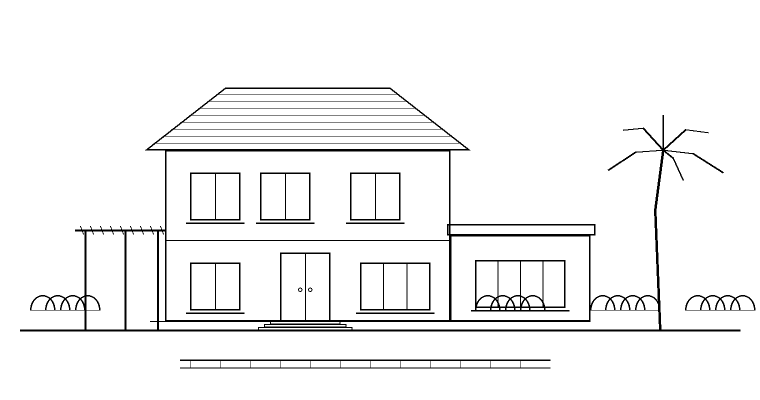
#> input picture sketch-to-photoreal-render/assets/test_sketch.png, 1520 x 800 px (shown at 1/2 size)
$ python -i render.py   (imports and definitions only)
#> lines starting #> are read from the running program, lines starting #| are printed output that depends on the picture; after the words box and inside, x2 and y2 are one past the last pixel; in counts of white or black regions, pixels touching at a corner belong together
#!/usr/bin/env python3
"""render.py - sketch / plan / SketchUp export -> photoreal architectural render, 1K first.

Gemini (gemini-3-pro-image, legacy generateContent) makes the pixels. This CLI wraps the
local app's pipeline around one call per pass: the source is edge-extended to the nearest
aspect ratio the model offers, rendered at that ratio, the source's own rectangle is cropped
back out, and every pass ships a before/after comparison sheet.

Standing policy (quoted, not paraphrased):

    Final rule: Always render edits in 1K first, then enhance to 4K only after explicit
    confirmation.

    in all the future render, after every render i want comparison sheet to cross verify.
    update everywhere.

Commands
    check [--online]          environment, sheet font, key source, model; --online makes the
                              FREE models.get metadata call (never billed)
    render <input> [...]      first pass from a sketch, plan, export or PDF (page 1), at 1K
    revise <render> --notes   one change on the current render, at 1K
    patch <render> --box x0,y0,x1,y1 --notes   local edit of one region, at 1K
    upscale <render> --confirmed               4K re-render of ONE approved image
    sheet <render>            rebuild that pass's comparison sheet (local, free)
    status [DIR]              jobs, passes, files, warnings, attempts and list-price cost

Spend gate: render / revise / patch without --dry-run, --prompt-only or --spend-ok print an
estimate and exit 3 without reading the API key. upscale without --confirmed exits 2 (and
prints what the 4K pass would cost if the user approves that file).

Exit codes: 0 done; 1 error; 2 refused (policy gate or bad arguments); 3 spend gate
(estimate printed, nothing sent); 4 delivered but needs attention (re-framed, lineage
warning, wrong size tier, or the comparison sheet is missing).

Nothing is ever written inside the skill folder: pass --out for the bundled test sketch.

Standard library + Pillow (+ PyMuPDF for PDF input). The two vendored modules,
_render_common.py and comparison_sheet.py, are byte-identical copies of the originals; every
adaptation lives in this file.
"""
import argparse, atexit, glob, http.client, json, math, os, re, shutil, sys, tempfile, time
import unicodedata, urllib.error, urllib.parse, urllib.request
from datetime import datetime

# The installed skill folder may be synced, zipped or uploaded: never leave __pycache__ in it.
sys.dont_write_bytecode = True

HERE = os.path.dirname(os.path.abspath(__file__))          # <skill>/scripts
SKILL_DIR = os.path.dirname(HERE)                           # <skill>

# [5 lines not run here, left out]


# ===================================================== sheet font (before the sheet import)
# comparison_sheet.py reads COMPARISON_FONT_DIR when it is imported and otherwise looks only
# in C:\Windows\Fonts. On macOS or Linux, find Century Gothic (or URW Gothic, the closest
# geometric sans) and hand it over through that variable - without editing the vendored file
# and without bundling the font, which is licensed.
WIN_GOTHIC = r"C:\Windows\Fonts\GOTHIC.TTF"


def font_candidates():
    """(label, regular, bold) places Century Gothic or URW Gothic is commonly installed."""
    home = os.path.expanduser("~")
    cands = []
    la = os.environ.get("LOCALAPPDATA", "")
    if la:
        d = os.path.join(la, "Microsoft", "Windows", "Fonts")
        cands.append(("Century Gothic (per-user Windows fonts)",
                      os.path.join(d, "GOTHIC.TTF"), os.path.join(d, "GOTHICB.TTF")))
    mac = ["/Library/Fonts", "/Library/Fonts/Microsoft", os.path.join(home, "Library", "Fonts")]
    mac += ["/Applications/Microsoft %s.app/Contents/Resources/DFonts" % app
            for app in ("Word", "PowerPoint", "Excel", "Outlook")]
    for d in mac:
        cands.append(("Century Gothic (%s)" % d, os.path.join(d, "Century Gothic.ttf"),
                      os.path.join(d, "Century Gothic Bold.ttf")))
        cands.append(("Century Gothic (%s)" % d, os.path.join(d, "GOTHIC.TTF"),
                      os.path.join(d, "GOTHICB.TTF")))
    for d in ("/usr/share/fonts/opentype/urw-base35", "/usr/share/fonts/urw-base35",
              "/usr/share/fonts/OTF", "/usr/local/share/fonts",
              os.path.join(home, ".local", "share", "fonts"), os.path.join(home, ".fonts")):
        cands.append(("Century Gothic (%s)" % d, os.path.join(d, "GOTHIC.TTF"),
                      os.path.join(d, "GOTHICB.TTF")))
        cands.append(("URW Gothic (%s) - the closest geometric sans, substituted for "
                      "Century Gothic" % d, os.path.join(d, "URWGothic-Book.otf"),
                      os.path.join(d, "URWGothic-Demi.otf")))
    return cands


def setup_sheet_fonts(win_regular=WIN_GOTHIC, candidates=None):
    """Make Century Gothic (or the nearest substitute) visible to comparison_sheet.py.
    Returns (status line, substituted?)."""
#> called with win_regular = 'C:\\Windows\\Fonts\\GOTHIC.TTF'
    given = os.environ.get("COMPARISON_FONT_DIR", "").strip()
    if given:
        ok = os.path.isfile(os.path.join(given, "GOTHIC.TTF"))
        return ("COMPARISON_FONT_DIR=%s (%s)" % (given, "GOTHIC.TTF found" if ok else
                "GOTHIC.TTF missing there - sheets fall back to Pillow's default font"), False)
    if os.path.isfile(win_regular):
        return ("Century Gothic (%s)" % os.path.dirname(win_regular), False)
    for label, reg, bold in (font_candidates() if candidates is None else candidates):
        if not os.path.isfile(reg):
            continue
        tmp = tempfile.mkdtemp(prefix="render-skill-fonts-")
        atexit.register(shutil.rmtree, tmp, True)
        shutil.copyfile(reg, os.path.join(tmp, "GOTHIC.TTF"))
        shutil.copyfile(bold if os.path.isfile(bold) else reg, os.path.join(tmp, "GOTHICB.TTF"))
        os.environ["COMPARISON_FONT_DIR"] = tmp
        return ("%s, copied to %s as GOTHIC.TTF / GOTHICB.TTF" % (label, tmp), True)
    return ("NOT FOUND - sheets use Pillow's default font. Install Century Gothic (or on "
            "Linux: apt install fonts-urw-base35) for correctly styled sheets", True)


FONT_STATUS, FONT_SUBSTITUTED = setup_sheet_fonts()

REQUIREMENTS = os.path.join(HERE, "requirements.txt")
sys.path.insert(0, HERE)
import _render_common as rc                         # noqa: E402  (vendored, byte-identical)
import comparison_sheet as cs                       # noqa: E402  (vendored, byte-identical)
try:
    from PIL import Image, ImageOps                 # noqa: E402
except ImportError:
    sys.exit("!! Pillow is not installed for this Python (%s).\n   Install it, then run "
             "'render.py check' again:\n     \"%s\" -m pip install -r \"%s\""
             % (sys.executable, sys.executable, REQUIREMENTS))

# [2 lines not run here, left out]


# ================================================================== constants
# Lifted from the local app (app.py) unless marked otherwise.
DRAFT_SIZE = os.environ.get("IMAGE_SIZE", rc.DEFAULT_IMAGE_SIZE)
MAX_ATTEMPTS = 3                 # skill rule: a retry count is never raised to rescue a prompt


def env_attempts():
    """ATTEMPTS from the environment (default 2). Returns (n, note); a value that is not a
    whole number falls back to 2 with a note instead of crashing every command."""
    raw = os.environ.get("ATTEMPTS", "").strip()
    if not raw:
        return 2, None
    try:
        return max(1, int(raw)), None
    except ValueError:
        return 2, "ATTEMPTS=%r is not a whole number - using the default of 2" % raw


ATTEMPTS, ATTEMPTS_NOTE = env_attempts()   # every attempt is billed
FEED_MAX_EDGE = 2400            # the model outputs ~1K; feeding more is wasted payload
USD_PER_1K_IMAGE = 0.134        # list price, from CLAUDE.md
INR_PER_USD = rc.INR_PER_4K_IMAGE / rc.USD_PER_4K_IMAGE
MODEL = os.environ.get("MODEL", rc.MODEL)
# The vendored generate() builds its URL from the model id and the key. A space or control
# character in MODEL (e.g. a stray trailing space in $env:MODEL) would make urllib raise an
# error whose text is that URL, key included - so a malformed id is refused before any call.
MODEL_OK = bool(re.fullmatch(r"[A-Za-z0-9._-]{1,100}", MODEL))
MODEL_PROBLEM = ("the MODEL environment variable %r is not a valid model id (letters, digits, "
                 "'.', '_' and '-' only - a stray space or quote?). Fix or remove it; the "
                 "default is %s." % (MODEL, rc.MODEL))
NOTES_MAX = 4000
# Local files, not web uploads: images up to 100 MP are accepted (the local app caps uploads at 40 MP;
# the 9999 px SketchUp exports in this tree are 43-51 MP). The PDF dpi formula keeps 40 MP.
PIXEL_CAP = 100_000_000
PDF_PIXEL_CAP = 40_000_000
Image.MAX_IMAGE_PIXELS = PIXEL_CAP
GOOGLE_API_BASE = "https://generativelanguage.googleapis.com"

IMAGE_EXT = {"png", "jpg", "jpeg", "webp"}
RATIOS = {"1:1": 1.0, "2:3": 2 / 3, "3:2": 1.5, "3:4": 0.75, "4:3": 4 / 3, "4:5": 0.8,
          "5:4": 1.25, "9:16": 9 / 16, "16:9": 16 / 9, "21:9": 21 / 9}
DOS_DEVICES = ({"CON", "PRN", "AUX", "NUL"} | {"COM%d" % i for i in range(1, 10)}
               | {"LPT%d" % i for i in range(1, 10)})

CANVAS_NOTE = (
    "\n\nCANVAS: the attached image has been extended with a thin {where} band of smeared, "
    "stretched edge pixels so it fits the output format. That band is filler, not design. "
    "Keep the whole scene exactly where it sits in the canvas at exactly its size - do not "
    "re-centre, zoom or crop to use the band - and simply continue the surroundings (sky, "
    "ground) into it."
)

REVISE_HEADER = (
    "EDIT THIS PHOTOGRAPH. Its framing is already correct; keep it high-end DSLR "
    "architectural photography. Keep the camera, framing, every wall, opening, slab, "
    "roof, pool, deck, plant position, the light and the colour grade identical, and "
    "add or remove nothing, EXCEPT for these changes:"
)

# The 4K brief deliberately omits FIDELITY_PROMPT's materials paragraph: it names
# example finishes (terracotta tiles) and on a job whose approved scheme differs it
# quietly undoes the approval during the resolution pass (see upscale_to_4k.py
# --prompt-file). The approved image itself is the materials reference here.
UPSCALE_LOOK = (
    "OUTPUT LOOK: high-end DSLR architectural photography - true perspective, physically "
    "correct exposure, sharp focus, natural lighting, accurate white balance, faint natural "
    "sensor grain. No CGI / 3D-render look, no illustration, no text, no logos, no people."
)
LOCKED_FINISHES = (
    "LOCKED FINISHES: every material, colour, plant, texture and light in the attached "
    "approved image is final. Reproduce them exactly at higher resolution. Do not substitute "
    "any finish for another, however typical the alternative may be."
)

# From project 18/render_p18_1k.py lines 54-60.
# The shared fidelity brief names terracotta tiles as its example roof finish. This villa has
# flat membrane roofs, and with that line in the prompt view 04's first pass came back with
# red tiled hip roofs (21 Sep 2026). Drop the example here only; the shared helper is untouched.
TERRACOTTA = "terracotta roof tiles with true clay colour variation and weathering; "
# [2 lines not run here, left out]
FIDELITY = rc.FIDELITY_PROMPT.replace(TERRACOTTA, "")

# From project 18/patch_p18_1k.py lines 39-45 (project 19's patch method).
FEATHER = 36

HEADER = ("EDIT THIS PHOTOGRAPH. It is a close-up crop of a larger architectural photograph and will be "
          "pasted back into it, so keep the camera, framing, scale, light and colour grade identical. The "
          "change below is required and must be clearly visible; everything else in the crop stays exactly "
          "as it is. Make this change:")
TAIL = "\n\nOutput ONE photograph with exactly the same framing as this crop."

REMINDER = (
    "REFUSING to run: 4K rendering needs explicit confirmation.\n"
    "\n"
    "Standing policy, quoted:\n"
    "  \"Final rule: Always render edits in 1K first, then enhance to 4K only after explicit\n"
    "  confirmation.\"\n"
    "4K is ONLY for one image the user has already seen on its comparison sheet and approved by\n"
    "name - never for drafts, edits or revisions, and never for a whole set at once. \"Looks good\"\n"
    "on a set, or \"make it sharper\", is not approval: ask which single image.\n"
    "\n"
    "If the user has approved this exact image, re-run with --confirmed:\n"
    "  python render.py upscale --confirmed <approved image>"
)

EXIT_OK, EXIT_ERROR, EXIT_REFUSED, EXIT_SPEND_GATE, EXIT_ATTENTION = 0, 1, 2, 3, 4


class Refused(Exception):
    """A policy gate or bad argument: exit 2, nothing spent."""


class Failed(Exception):
    """An error the user must fix: exit 1."""


# =============================================================== small utils
def now():
    return datetime.now().isoformat(timespec="seconds")


# [10 lines left out: function rel, not called in this run]


def absp(out, relpath):
    return os.path.normpath(os.path.join(out, relpath))


def same_path(a, b):
    return os.path.normcase(os.path.abspath(a)) == os.path.normcase(os.path.abspath(b))


# [50 lines left out: functions safe_name, free_stem, next_rev_stem, not called in this run]


def price(size):
    return rc.USD_PER_4K_IMAGE if str(size).upper() == "4K" else USD_PER_1K_IMAGE


# [50 lines left out: functions replace_retry, write_text, load_key, not called in this run]


MISSING_KEY = """!! No Gemini API key found. Looked in: the environment (GOOGLE_API_KEY, then
   GEMINI_API_KEY), %s, and %s.
   Set it yourself as a USER environment variable - never paste it into the chat:
     Windows : Settings > System > About > Advanced system settings > Environment Variables
               > User variables > New...   Name: GOOGLE_API_KEY   Value: your key
               (or, in your own PowerShell window:
                [Environment]::SetEnvironmentVariable("GOOGLE_API_KEY", "<your key>", "User") )
     macOS / Linux : add   export GOOGLE_API_KEY="<your key>"   to ~/.zshrc or ~/.bashrc
   Then restart Claude Code (a running session does not see new variables) and run
     python render.py check
   Prefer the environment variable to a .env file, and never put a .env inside a skill
   folder that is copied, zipped or uploaded.
   Create the key at aistudio.google.com/apikey in a billing-enabled Google Cloud project
   that has a monthly spend cap (aistudio.google.com/spend)."""


class _Redactor:
    """A stdout / stderr wrapper that masks the API key. A second safeguard: the vendored
    generate() puts the key in its URL and prints exception text, so if any library error
    ever echoes that URL, the key still never reaches the transcript."""

    def __init__(self, stream, secret):
        self._stream, self._secret = stream, secret

    # [4 lines left out: function write, not called in this run]

    def __getattr__(self, name):
        return getattr(self._stream, name)


# [23 lines left out: functions redact_key_in_output, require_key, not called in this run]


# ======================================================= what each HTTP call cost
# generate() reports every failure the same way (it prints and returns None), but they cost
# different amounts: an HTTP 200 is billed whether or not it carries an image; an HTTP error
# response is normally not billed; a request that never left this machine (bad URL, refused
# connection, DNS failure) cannot be. This wrapper records what each urlopen() call generate()
# makes actually did, without touching the vendored file.
CALLS = []                                      # [("ok"|"http"|"not_sent"|"unknown", code)]
_real_urlopen = urllib.request.urlopen


# [14 lines left out: function _tracked_urlopen, not called in this run]


def track_calls():
    urllib.request.urlopen = _tracked_urlopen


# [11 lines left out: function test_endpoint, not called in this run]


def api_base():
    return test_endpoint() or GOOGLE_API_BASE


# [5 lines left out: function point_generate_at_endpoint, not called in this run]


# ================================================================ image prep
ALPHA_MODES = ("RGBA", "LA", "PA", "RGBa", "La")


# [8 lines left out: function flatten, not called in this run]


def plan_pad(w, h):
    """Supported ratio reachable with the least padding, and which axis grows."""
    r = w / h
    best = None
    for name, R in RATIOS.items():
        if R >= r:
            frac, axis = (h * R - w) / w, "x"
        else:
            frac, axis = (w / R - h) / h, "y"
        if best is None or frac < best[0]:
            best = (frac, name, axis)
    return best[1], best[2], best[0]


def pad_to(im, dst):
    """Edge-extend im to the planned ratio and save it. Returns (ratio name, axis that
    grew or None, box) where box is the source rectangle inside the canvas as fractions."""
    w, h = im.size
    name, axis, frac = plan_pad(w, h)
    R = RATIOS[name]
    if axis == "x":
        W, H = int(round(h * R)), h
    else:
        W, H = w, int(round(w / R))
    W, H = max(W, w), max(H, h)
    l, t = (W - w) // 2, (H - h) // 2
    c = Image.new("RGB", (W, H))
    c.paste(im, (l, t))
    if axis == "x" and W > w:
        if l:
            c.paste(im.crop((0, 0, 1, h)).resize((l, h)), (0, 0))
        if W - w - l:
            c.paste(im.crop((w - 1, 0, w, h)).resize((W - w - l, h)), (l + w, 0))
    elif axis == "y" and H > h:
        if t:
            c.paste(im.crop((0, 0, w, 1)).resize((w, t)), (0, 0))
        if H - h - t:
            c.paste(im.crop((0, h - 1, w, h)).resize((w, H - h - t)), (0, t + h))
    c.save(dst, quality=96)
    grew = axis if (W > w or H > h) else None
    return name, grew, (l / W, t / H, (l + w) / W, (t + h) / H)


# [232 lines left out: functions crop_back, shrink_for_feed, prepare_feed, fake_render, feather_mask, probe_input and 6 more, not called in this run]


# A revise or patch keeps the camera; notes asking it to move cannot be honoured and only
# spend money on a self-contradictory prompt (the header says to keep the camera identical).
CAMERA_WORDS = re.compile(
    r"\b((?:move|lower|raise|tilt|rotate|turn|swing|pull back) the camera|"
    r"camera (?:angle|position|height|lower|higher)|"
    r"viewpoint|vantage point|point of view|zoom(?:ed)? (?:in|out)|re-?frame|"
    r"re-?compose|crop (?:in|out|to)|wider (?:shot|view|angle)|closer (?:shot|view)|"
    r"(?:other|garden|rear|back|opposite|street) side of the (?:villa|house|building)|"
    r"from the (?:garden|rear|back|street|other) side|bird'?s[- ]eye|eye[- ]level|"
    r"aerial view|(?:lower|higher|different|new) (?:camera )?angle|three-quarter view)\b", re.I)


# [56 lines left out: functions warn_camera_change, compose_notes, _clean_list, _brief_text, not called in this run]


BRIEF_LIMITS = (("elements", 30, 160), ("finishes", 15, 120), ("cautions", 10, 160))


# [59 lines left out: functions load_brief, build_prompt, not called in this run]


LATER_CHANGES = "Later changes, already made in the approved image (do not apply them again):"


# [32 lines left out: functions upscale_notes, build_patch_prompt, not called in this run]


# ================================================================== job ledger
def jobs_dir(out):
    return os.path.join(out, "_jobs")


def job_path(out, stem):
    return os.path.join(jobs_dir(out), stem + ".json")


# [89 lines left out: functions load_job, save_job, all_jobs, file_sha256, find_or_new_job, find_job_for_file and 2 more, not called in this run]


def sheet_path_for(out, ps):
    return os.path.join(out, "_Before After - %s.jpg" % ps["out_stem"])


# [53 lines left out: functions adopt_sheet, gate_current, lock_folder, not called in this run]


lock_folder.fds = []


# ================================================================== the passes
# [690 lines left out: functions new_pass, pass_cost, set_cost, attempts_summary, finish_pass, tally and 20 more, not called in this run]


class _NoRedirect(urllib.request.HTTPRedirectHandler):
    def redirect_request(self, *a, **k):
        return None


# [180 lines left out: functions cmd_check, build_parser, main, not called in this run]


# [2 lines not run here, left out]

>>> from PIL import Image
>>> picture = Image.open('../assets/test_sketch.png')
#> picture is the input picture: PIL image 1520x800 RGB; values 20 (black) and 255 (white), 95.6% white; 16 black regions, largest, box (x1, y1, x2, y2) and area: (40, 175, 1481, 663) 35914, (360, 719, 1101, 737) 3861, (942, 520, 1139, 623) 3573
>>> result = pad_to(picture, 'out.png')
#> in pad_to, `c = Image.new("RGB", (W, H))`: c: PIL image 1520x855 RGB; every value is 0
#> in pad_to, `c.paste(im, (l, t))`:
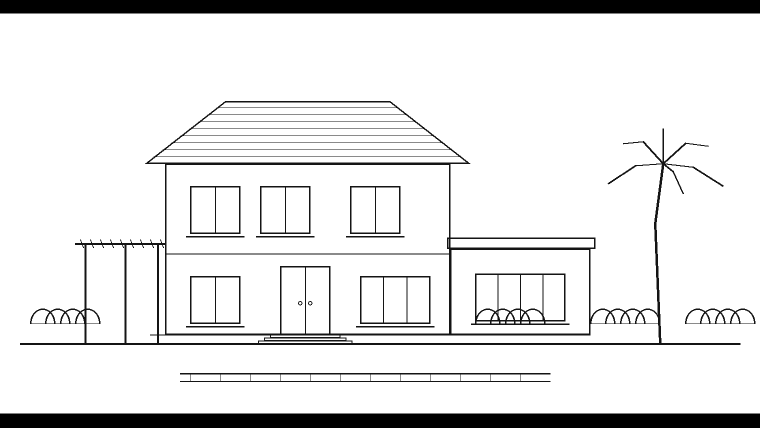
#> c: PIL image 1520x855 RGB (shown at 1/2 size); min 0, max 255, mean 228.9
#> in pad_to, `c.paste(im.crop((0, 0, w, 1)).resize((w, t)), (0, 0))`:
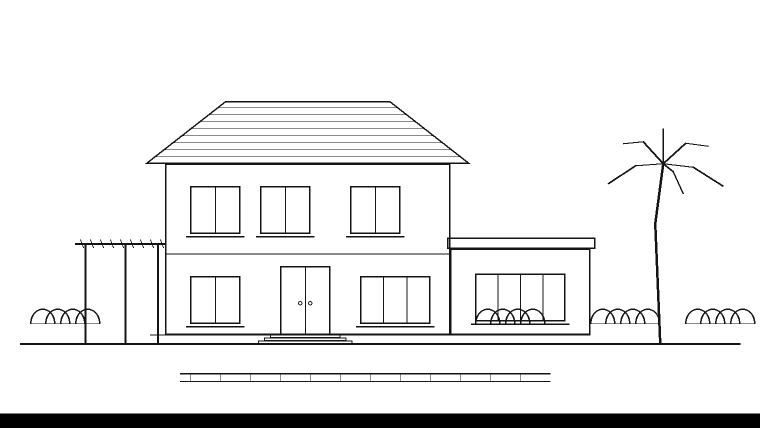
#> c: PIL image 1520x855 RGB (shown at 1/2 size); min 0, max 255, mean 237
#> in pad_to, `c.paste(im.crop((0, h - 1, w, h)).resize((w, H - h - t)), (0, t + h))`:
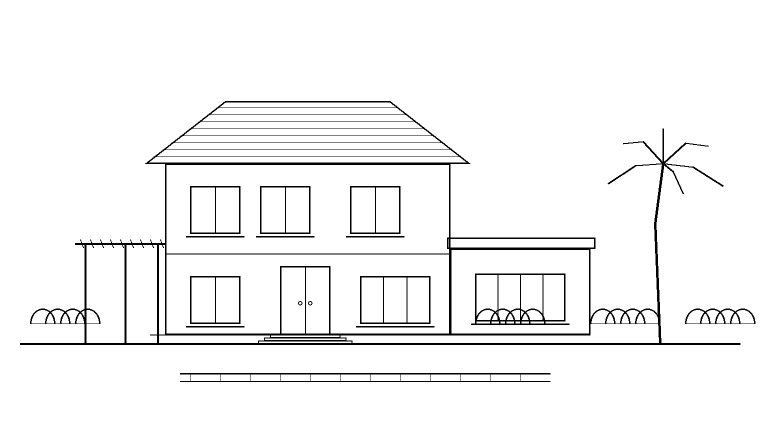
#> c: PIL image 1520x855 RGB (shown at 1/2 size); values 20 (black) and 255 (white), 95.9% white; 16 black regions, largest, box (x1, y1, x2, y2) and area: (40, 202, 1481, 690) 35914, (360, 746, 1101, 764) 3861, (942, 547, 1139, 650) 3573
#> result = ('16:9', 'y', (0, 0.0316, 1, 0.967))
